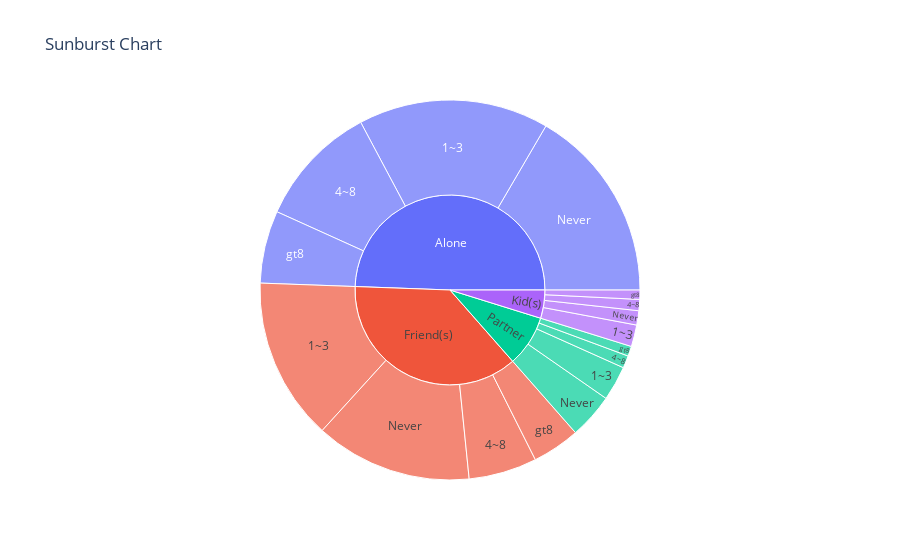

Notebook code cell kept with this figure:
### Code cell
chart_config = ['passanger', 'CoffeeHouse']

agg_df = data_coffee.groupby(chart_config).size().reset_index(name='Count')

fig = px.sunburst(agg_df, path=chart_config, values='Count',
                  title='Sunburst Chart')

# Show the plot
fig.show()

### Figure 1 — Plotly figure (JSON) as saved in the notebook; plotly's stock layout.template omitted (floating-point values rounded to 4 significant figures)
{"data": [{"branchvalues": "total", "domain": {"x": [0, 1], "y": [0, 1]}, "hovertemplate": "labels=%{label}<br>Count=%{value}<br>parent=%{parent}<br>id=%{id}<extra></extra>", "ids": ["Alone/1~3", "Friend(s)/1~3", "Kid(s)/1~3", "Partner/1~3", "Alone/4~8", "Friend(s)/4~8", "Kid(s)/4~8", "Partner/4~8", "Alone/Never", "Friend(s)/Never", "Kid(s)/Never", "Partner/Never", "Alone/gt8", "Friend(s)/gt8", "Kid(s)/gt8", "Partner/gt8", "Alone", "Friend(s)", "Kid(s)", "Partner"], "labels": ["1~3", "1~3", "1~3", "1~3", "4~8", "4~8", "4~8", "4~8", "Never", "Never", "Never", "Never", "gt8", "gt8", "gt8", "gt8", "Alone", "Friend(s)", "Kid(s)", "Partner"], "name": "", "parents": ["Alone", "Friend(s)", "Kid(s)", "Partner", "Alone", "Friend(s)", "Kid(s)", "Partner", "Alone", "Friend(s)", "Kid(s)", "Partner", "Alone", "Friend(s)", "Kid(s)", "Partner", "", "", "", ""], "type": "sunburst", "values": [307, 262, 35, 56, 198, 110, 18, 20, 314, 253, 23, 73, 117, 77, 15, 16, 936, 702, 91, 165]}], "layout": {"legend": {"tracegroupgap": 0}, "title": {"text": "Sunburst Chart"}}}
